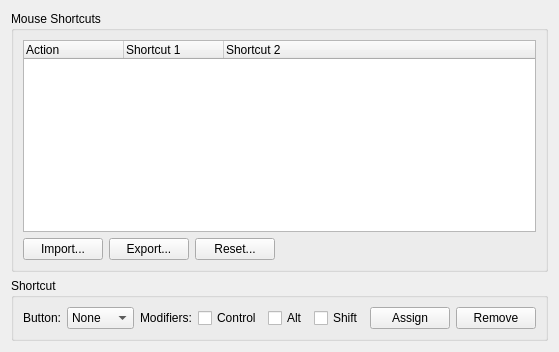
     <widget class="QWidget" name="tabMouse">
      <attribute name="title">
       <string>Mouse</string>
      </attribute>
      <layout class="QVBoxLayout" name="verticalLayout_10">
       <item>
        <layout class="QVBoxLayout" name="verticalLayout_9">
         <item>
          <widget class="QGroupBox" name="groupBox_5">
           <property name="title">
            <string>Mouse Shortcuts</string>
           </property>
           <layout class="QVBoxLayout" name="verticalLayout_11">
            <item>
             <layout class="QVBoxLayout" name="verticalLayout_12">
              <item>
               <widget class="QTreeWidget" name="mouseTree">
                <property name="rootIsDecorated">
                 <bool>false</bool>
                </property>
                <property name="uniformRowHeights">
                 <bool>true</bool>
                </property>
                <column>
                 <property name="text">
                  <string>Action</string>
                 </property>
                </column>
                <column>
                 <property name="text">
                  <string>Shortcut 1</string>
                 </property>
                </column>
                <column>
                 <property name="text">
                  <string>Shortcut 2</string>
                 </property>
                </column>
               </widget>
              </item>
              <item>
               <layout class="QHBoxLayout" name="horizontalLayout_13">
                <item>
                 <widget class="QPushButton" name="MouseImportButton">
                  <property name="text">
                   <string>Import...</string>
                  </property>
                 </widget>
                </item>
                <item>
                 <widget class="QPushButton" name="MouseExportButton">
                  <property name="text">
                   <string>Export...</string>
                  </property>
                 </widget>
                </item>
                <item>
                 <widget class="QPushButton" name="mouseReset">
                  <property name="text">
                   <string>Reset...</string>
                  </property>
                 </widget>
                </item>
                <item>
                 <spacer name="horizontalSpacer_6">
                  <property name="orientation">
                   <enum>Qt::Horizontal</enum>
                  </property>
                  <property name="sizeHint" stdset="0">
                   <size>
                    <width>40</width>
                    <height>20</height>
                   </size>
                  </property>
                 </spacer>
                </item>
               </layout>
              </item>
             </layout>
            </item>
           </layout>
          </widget>
         </item>
        </layout>
       </item>
       <item>
        <widget class="QGroupBox" name="MouseShortcutGroup">
         <property name="title">
          <string>Shortcut</string>
         </property>
         <layout class="QHBoxLayout" name="horizontalLayout_12">
          <item>
           <layout class="QHBoxLayout" name="horizontalLayout_14">
            <item>
             <widget class="QLabel" name="label_11">
              <property name="text">
               <string>Button:</string>
              </property>
             </widget>
            </item>
            <item>
             <widget class="QComboBox" name="mouseButton">
              <item>
               <property name="text">
                <string>None</string>
               </property>
              </item>
              <item>
               <property name="text">
                <string>Left</string>
               </property>
              </item>
              <item>
               <property name="text">
                <string>Middle</string>
               </property>
              </item>
              <item>
               <property name="text">
                <string>Right</string>
               </property>
              </item>
             </widget>
            </item>
            <item>
             <widget class="QLabel" name="label_12">
              <property name="text">
               <string>Modifiers:</string>
              </property>
             </widget>
            </item>
            <item>
             <widget class="QCheckBox" name="mouseControl">
              <property name="text">
               <string>Control</string>
              </property>
             </widget>
            </item>
            <item>
             <widget class="QCheckBox" name="mouseAlt">
              <property name="text">
               <string>Alt</string>
              </property>
             </widget>
            </item>
            <item>
             <widget class="QCheckBox" name="mouseShift">
              <property name="text">
               <string>Shift</string>
              </property>
             </widget>
            </item>
            <item>
             <widget class="QPushButton" name="mouseAssign">
              <property name="text">
               <string>Assign</string>
              </property>
             </widget>
            </item>
            <item>
             <widget class="QPushButton" name="mouseRemove">
              <property name="text">
               <string>Remove</string>
              </property>
             </widget>
            </item>
           </layout>
          </item>
         </layout>
        </widget>
       </item>
      </layout>
     </widget>
